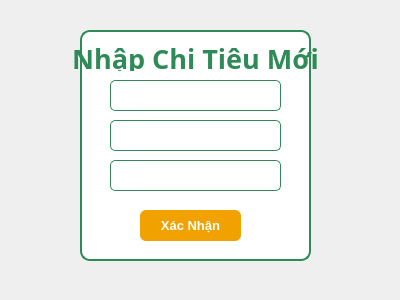
<?xml version="1.0" encoding="UTF-8"?>
<ui version="4.0">
 <class>Dialog</class>
 <widget class="QDialog" name="Dialog">
  <property name="geometry">
   <rect>
    <x>0</x>
    <y>0</y>
    <width>400</width>
    <height>300</height>
   </rect>
  </property>
  <property name="windowTitle">
   <string>Dialog</string>
  </property>
  <widget class="QLabel" name="label_13">
   <property name="geometry">
    <rect>
     <x>-20</x>
     <y>0</y>
     <width>431</width>
     <height>311</height>
    </rect>
   </property>
   <property name="font">
    <font>
     <pointsize>12</pointsize>
     <weight>75</weight>
     <bold>true</bold>
    </font>
   </property>
   <property name="styleSheet">
    <string notr="true"/>
   </property>
   <property name="text">
    <string/>
   </property>
   <property name="pixmap">
    <pixmap>C:/Users/dell/Videos/Gemini_Generated_Image_nhq54rnhq54rnhq5.png</pixmap>
   </property>
   <property name="scaledContents">
    <bool>false</bool>
   </property>
  </widget>
  <widget class="QLabel" name="label_14">
   <property name="geometry">
    <rect>
     <x>80</x>
     <y>30</y>
     <width>231</width>
     <height>231</height>
    </rect>
   </property>
   <property name="styleSheet">
    <string notr="true">background-color: #FFFFFF;
border: 2px solid #2E8B57; 
border-radius: 10px;
padding: 10px;
font-weight: bold;</string>
   </property>
   <property name="text">
    <string/>
   </property>
  </widget>
  <widget class="QLabel" name="label_21">
   <property name="geometry">
    <rect>
     <x>-10</x>
     <y>40</y>
     <width>411</width>
     <height>31</height>
    </rect>
   </property>
   <property name="font">
    <font>
     <family>Microsoft Tai Le</family>
     <pointsize>20</pointsize>
     <weight>75</weight>
     <bold>true</bold>
    </font>
   </property>
   <property name="contextMenuPolicy">
    <enum>Qt::NoContextMenu</enum>
   </property>
   <property name="acceptDrops">
    <bool>false</bool>
   </property>
   <property name="autoFillBackground">
    <bool>false</bool>
   </property>
   <property name="styleSheet">
    <string notr="true">color: #2E8B57;
background-color: transparent;
</string>
   </property>
   <property name="text">
    <string>&lt;html&gt;&lt;head/&gt;&lt;body&gt;&lt;p&gt;Nhập Chi Tiêu Mới&lt;/p&gt;&lt;/body&gt;&lt;/html&gt;</string>
   </property>
   <property name="scaledContents">
    <bool>false</bool>
   </property>
   <property name="alignment">
    <set>Qt::AlignCenter</set>
   </property>
   <property name="wordWrap">
    <bool>false</bool>
   </property>
   <property name="openExternalLinks">
    <bool>false</bool>
   </property>
  </widget>
  <widget class="QLineEdit" name="lineEdit">
   <property name="geometry">
    <rect>
     <x>110</x>
     <y>80</y>
     <width>171</width>
     <height>31</height>
    </rect>
   </property>
   <property name="styleSheet">
    <string notr="true">QLineEdit {
    background-color: #FFFFFF; 
    border: 1px solid #2E8B57; 
    border-radius: 5px; 
    padding: 5px;
    color: #000000;
    font-size: 14px;
}

/* Hiệu ứng khi người dùng nhấn vào ô nhập */
QLineEdit:focus {
    border: 1px solid #2E8B57; 
    background-color: #FFFFFF;
}</string>
   </property>
  </widget>
  <widget class="QLineEdit" name="lineEdit_2">
   <property name="geometry">
    <rect>
     <x>110</x>
     <y>120</y>
     <width>171</width>
     <height>31</height>
    </rect>
   </property>
   <property name="styleSheet">
    <string notr="true">QLineEdit {
    background-color: #FFFFFF; 
    border: 1px solid #2E8B57; 
    border-radius: 5px; 
    padding: 5px;
    color: #000000;
    font-size: 14px;
}

/* Hiệu ứng khi người dùng nhấn vào ô nhập */
QLineEdit:focus {
    border: 1px solid #2E8B57; 
    background-color: #FFFFFF;
}</string>
   </property>
  </widget>
  <widget class="QPushButton" name="pushButton_3">
   <property name="geometry">
    <rect>
     <x>140</x>
     <y>210</y>
     <width>101</width>
     <height>31</height>
    </rect>
   </property>
   <property name="font">
    <font>
     <family>MS Shell Dlg 2</family>
     <pointsize>10</pointsize>
     <weight>75</weight>
     <bold>true</bold>
    </font>
   </property>
   <property name="styleSheet">
    <string notr="true">QPushButton {
    background-color: #f1a100;
    color: white;
    border-radius: 6px;
    padding: 6px;
    font-weight: bold;
}
QPushButton:hover {
    background-color: #ffb60b;
}</string>
   </property>
   <property name="text">
    <string>Xác Nhận</string>
   </property>
  </widget>
  <widget class="QLineEdit" name="lineEdit_3">
   <property name="geometry">
    <rect>
     <x>110</x>
     <y>160</y>
     <width>171</width>
     <height>31</height>
    </rect>
   </property>
   <property name="styleSheet">
    <string notr="true">QLineEdit {
    background-color: #FFFFFF; 
    border: 1px solid #2E8B57; 
    border-radius: 5px; 
    padding: 5px;
    color: #000000;
    font-size: 14px;
}

/* Hiệu ứng khi người dùng nhấn vào ô nhập */
QLineEdit:focus {
    border: 1px solid #2E8B57; 
    background-color: #FFFFFF;
}</string>
   </property>
  </widget>
  <widget class="QLabel" name="label">
   <property name="geometry">
    <rect>
     <x>20</x>
     <y>10</y>
     <width>41</width>
     <height>41</height>
    </rect>
   </property>
   <property name="text">
    <string/>
   </property>
   <property name="pixmap">
    <pixmap>C:/Users/dell/Videos/image-removebg-preview (2).png</pixmap>
   </property>
   <property name="scaledContents">
    <bool>true</bool>
   </property>
  </widget>
 </widget>
 <resources/>
 <connections/>
</ui>
